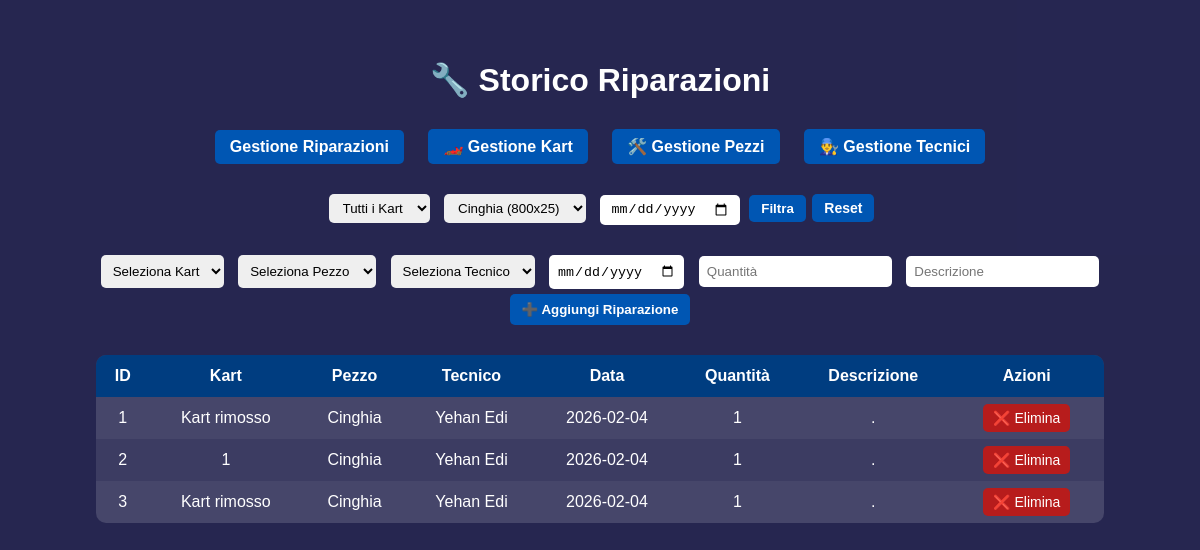
/?pezzo_id=1, run on the app's committed database.
### tables this page shows
CREATE TABLE riparazioni (
            id_riparazione INTEGER PRIMARY KEY AUTOINCREMENT,
            kart_id INTEGER,
            pezzo_id INTEGER,
            tecnico_id INTEGER,
            data_riparazione DATE,
            quantità INTEGER,
            descrizione TEXT,
            FOREIGN KEY (kart_id) REFERENCES kart(kart_id),
            FOREIGN KEY (pezzo_id) REFERENCES pezzi(pezzo_id),
            FOREIGN KEY (tecnico_id) REFERENCES tecnici(tecnico_id)
        );

CREATE TABLE pezzi (
            pezzo_id INTEGER PRIMARY KEY AUTOINCREMENT,
            nome_pezzo TEXT,
            codice TEXT,
            costo_unitario REAL,
            ricomprare BOOLEAN DEFAULT 0
        );

### main.py (the view)
@app.route("/")
def home():
    conn = db.get_connection()
    c = conn.cursor()
    kart_id = request.args.get("kart_id")
    pezzo_id = request.args.get("pezzo_id")
    data_riparazione = request.args.get("data_riparazione")
    query = """
        SELECT r.id_riparazione,
            COALESCE(k.kart_num, 'Kart rimosso') AS kart_num,
            p.nome_pezzo,
            t.nome || ' ' || t.cognome,
            r.data_riparazione,
            r.quantità,
            r.descrizione

        FROM riparazioni r
        LEFT JOIN kart k ON r.kart_id = k.kart_id
        JOIN pezzi p ON r.pezzo_id = p.pezzo_id
        JOIN tecnici t ON r.tecnico_id = t.tecnico_id
    """
    filters = []
    params = []
    if kart_id:
        filters.append("r.kart_id = ?")
        params.append(kart_id)
    if pezzo_id:
        filters.append("r.pezzo_id = ?")
        params.append(pezzo_id)
    if data_riparazione:
        filters.append("r.data_riparazione = ?")
        params.append(data_riparazione)
    if filters:
        query += " WHERE " + " AND ".join(filters)
    query += " ORDER BY r.data_riparazione DESC"
    c.execute(query, params)
    repairs = c.fetchall()
    c.execute("""
        SELECT kart_id, kart_num, modello
        FROM kart
        WHERE stato != 'Dismesso'
        ORDER BY kart_num ASC
    """)
    karts = c.fetchall()
    c.execute("SELECT pezzo_id, nome_pezzo, codice FROM pezzi")
    parts = c.fetchall()
    c.execute("SELECT tecnico_id, nome, cognome FROM tecnici")
    technicians = c.fetchall()
    conn.close()
    return render_template(
        "index.html",
        repairs=repairs,
        karts=karts,
        parts=parts,
        technicians=technicians,
        selected_kart=kart_id,
        selected_pezzo=pezzo_id,
        selected_data=data_riparazione
    )

### Mechanic.py (called while the page is built)
    def get_connection(self):
        return sqlite3.connect(self.database_name)

### templates/index.html (shortened to what this page needs)
<!DOCTYPE html>
<html>
<head>
    <link rel="stylesheet" href="{{ url_for('static', filename='style.css') }}">
</head>
<body>
<div class="overlay">
    <h1>🔧 Storico Riparazioni</h1>
    <div class="top-nav">
        <a href="/" class="nav-btn">Gestione Riparazioni</a>
        <a href="/karts" class="nav-btn">🏎️ Gestione Kart</a>
        <a href="/parts" class="nav-btn">🛠️ Gestione Pezzi</a>
        <a href="/technicians" class="nav-btn">👨‍🔧 Gestione Tecnici</a>
    </div>
    <form method="get" class="filter-form">
        <select name="kart_id">
            <option value="">Tutti i Kart</option>
        </select>
        <select name="pezzo_id">
            {% for p in parts %}
            <option value="{{ p[0] }}" {% if selected_pezzo == p[0]|string %}selected{% endif %}>
                {{ p[1] }} ({{ p[2] }})
            </option>
            {% endfor %}
        </select>
        <input type="date" name="data_riparazione" value="{{ selected_data }}">
        <button type="submit">Filtra</button>
        <a href="/" class="btn">Reset</a>
    </form>
    <form action="/add_repair" method="post" class="add-repair-form">
        <select name="kart_id" required>
            <option value="" disabled selected>Seleziona Kart</option>
        </select>
        <select name="pezzo_id" required>
            <option value="" disabled selected>Seleziona Pezzo</option>
        </select>
        <select name="tecnico_id" required>
            <option value="" disabled selected>Seleziona Tecnico</option>
        </select>
        <input type="date" name="data_riparazione" required>
        <input type="number" name="quantità" min="1" placeholder="Quantità" required>
        <input type="text" name="descrizione" placeholder="Descrizione">
        <button type="submit">➕ Aggiungi Riparazione</button>
    </form>
    <table>
        <tr>
            <th>ID</th>
            <th>Kart</th>
            <th>Pezzo</th>
            <th>Tecnico</th>
            <th>Data</th>
            <th>Quantità</th>
            <th>Descrizione</th>
            <th>Azioni</th>
        </tr>
        {% for r in repairs %}
        <tr>
            <td>{{ r[0] }}</td>
            <td>{{ r[1] }}</td>
            <td>{{ r[2] }}</td>
            <td>{{ r[3] }}</td>
            <td>{{ r[4] }}</td>
            <td>{{ r[5] }}</td>
            <td>{{ r[6] }}</td>
            <td>
                <a class="btn delete" href="/remove_repair/{{ r[0] }}">❌ Elimina</a>
            </td>
        </tr>
        {% endfor %}
    </table>
</div>
</body>
</html>

### static/style.css (style rules this page uses)
body { font-family: Arial, sans-serif; margin: 0; padding: 0; background-size: cover; color: white; }
.overlay { background-color: rgba(0, 0, 50, 0.85); min-height: 100vh; padding: 40px; }
h1 { text-align: center; margin-bottom: 30px; }
.top-nav { text-align: center; margin-bottom: 25px; }
.nav-btn { display: inline-block; margin: 0 10px; padding: 8px 15px; border-radius: 5px; background-color: #0056b3; color: white; text-decoration: none; font-weight: bold; }
form { text-align: center; margin-bottom: 30px; }
input, select { padding: 8px; margin: 5px; border-radius: 5px; border: none; }
button { padding: 8px 12px; border-radius: 5px; border: none; background-color: #0056b3; color: white; cursor: pointer; font-weight: bold; }
table { width: 90%; margin: auto; border-collapse: collapse; background: rgba(255, 255, 255, 0.1); border-radius: 10px; overflow: hidden; }
th, td { padding: 12px; text-align: center; }
th { background-color: #003d80; }
tr:nth-child(even) { background-color: rgba(255, 255, 255, 0.05); }
.btn { padding: 6px 10px; border-radius: 5px; text-decoration: none; color: white; font-size: 14px; margin: 2px; }
.delete { background-color: #b71c1c; }
.filter-form { text-align: center; margin-bottom: 20px; }
.filter-form select, .filter-form input[type="date"] { padding: 6px 10px; margin: 5px; border-radius: 5px; border: none; }
.filter-form button, .filter-form .btn { padding: 6px 12px; border-radius: 5px; border: none; background-color: #0056b3; color: white; font-weight: bold; cursor: pointer; }

### data on the page
riparazioni: id_riparazione "1", r "Kart rimosso", nome_pezzo "Cinghia", r "Yehan Edi", data_riparazione "2026-02-04", quantità "1", descrizione "."
riparazioni: id_riparazione "2", r "1", nome_pezzo "Cinghia", r "Yehan Edi", data_riparazione "2026-02-04", quantità "1", descrizione "."
riparazioni: id_riparazione "3", r "Kart rimosso", nome_pezzo "Cinghia", r "Yehan Edi", data_riparazione "2026-02-04", quantità "1", descrizione "."

### other printed values
form field pezzo_id "Cinghia (800x25)"
